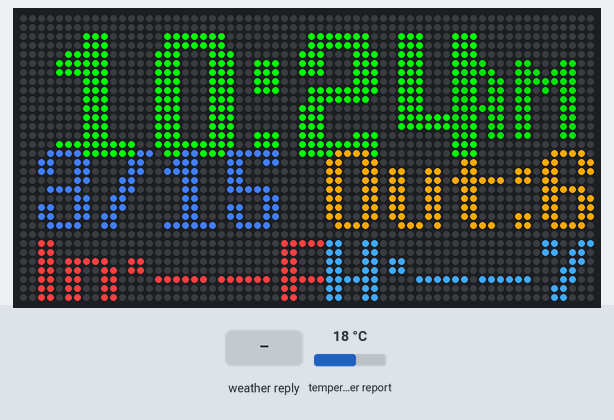
The program below on a simulated Adafruit Matrix Portal running CircuitPython. Shown: 64×32 RGB LED matrix. Inputs (shaded band) come from the test bench; at power-on: temperature in the web weather report 18 °C. WiFi joins after 1.5 s; the clock reads 2024-03-15 10:24:30 at power-on unless the program sets it; requests to the public web service named in the program get a made-up reply in its usual format after 0.4 s (London, UTC, broken clouds, 64 % humidity, 1013 hPa unless stated); values from a settings file that is not in the repository are placeholders; what the program prints to the serial console is not drawn.

Above: at 4.5 s.
4.6 s: the web weather report turns to Clear
At 7.3 s:
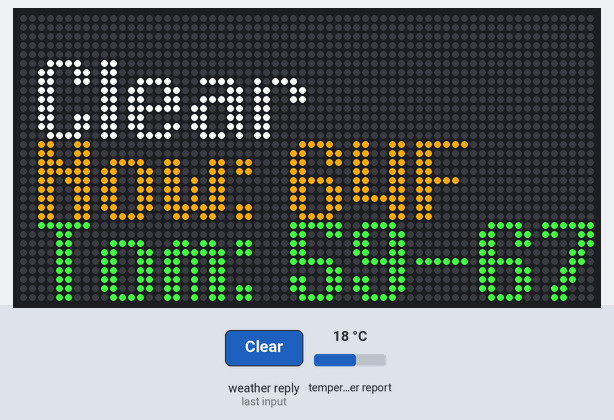
7.6 s: the web weather report turns to Rain
At 13.1 s:
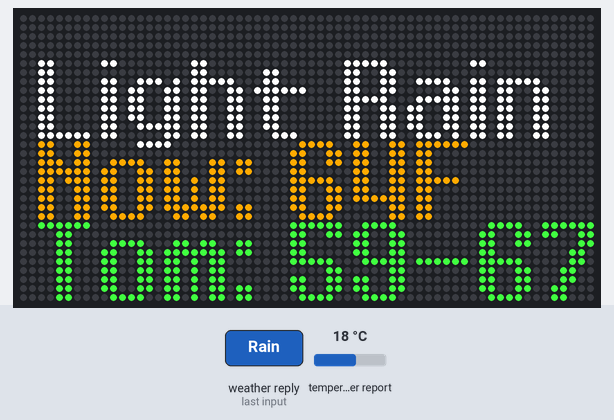
13.4 s: the web weather report turns to Snow
At 18.8 s:
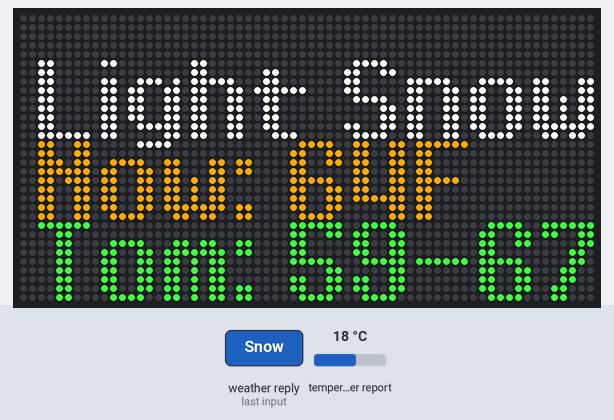
19.1 s: the web weather report turns to Thunderstorm
At 24.5 s:
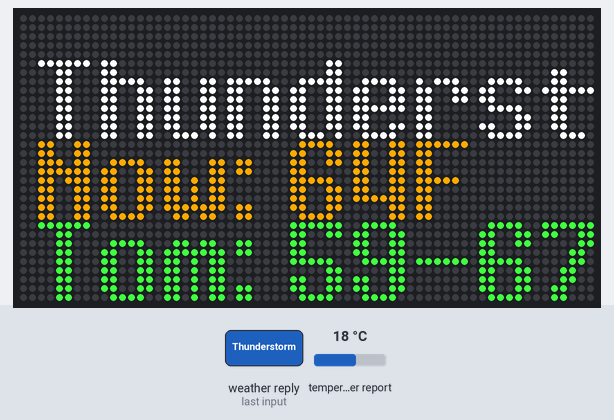
24.8 s: the web weather report turns to Mist
At 30.2 s:
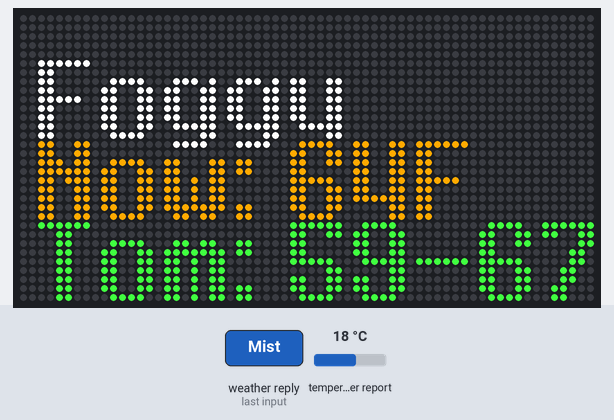
30.5 s: the web weather report turns to Clouds
At 36.4 s:
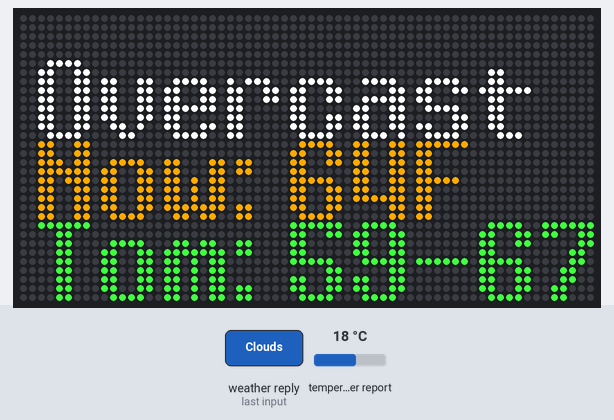

Measured:
- after the input at 4.6 s, the LEDs: first differ from a run without the input after 1.5 s (image 1 shows a later state)
- after the input at 7.6 s, the LEDs: first differ from a run without the input after 4.2 s (image 2 shows a later state)
- after the input at 13.4 s, the LEDs: first differ from a run without the input after 4.1 s (image 3 shows a later state)
- after the input at 19.1 s, the LEDs: first differ from a run without the input after 4.1 s (image 4 shows a later state)
- after the input at 24.8 s, the LEDs: first differ from a run without the input after 4.1 s (image 5 shows a later state)
- after the input at 30.5 s, the LEDs: first differ from a run without the input after 4.1 s (image 6 shows a later state)

The program:

code_copy_2.py
```python
# (licence header left out)
"""
Digital Clock with Weather Display
- Syncs time with WorldTimeAPI periodically
- Displays current weather from Open-Meteo
- Shows temperature and conditions
- Scrolling text for weather info
"""
from os import getenv
import time
import board
import busio
import displayio
import terminalio
from digitalio import DigitalInOut
import adafruit_connection_manager
import adafruit_requests
from adafruit_esp32spi import adafruit_esp32spi
from adafruit_matrixportal.matrix import Matrix
from adafruit_bitmap_font import bitmap_font
import adafruit_display_text.label
from rtc import RTC

# CONFIGURATION
WEATHER_UPDATE_INTERVAL = 5  # seconds (5 for testing, use 300+ for production)
TIME_SYNC_INTERVAL = 3600  # seconds (sync time every hour)
WEATHER_DISPLAY_DURATION = 3  # seconds to show detailed weather
FADE_STEPS = 10  # Number of steps in fade animation

# Get settings from settings.toml
ssid = getenv("CIRCUITPY_WIFI_SSID")
password = getenv("CIRCUITPY_WIFI_PASSWORD")
latitude = getenv("latitude", "42.9978")
longitude = getenv("longitude", "-77.5194")
timezone_name = getenv("timezone", "America/New_York")

print("Weather Clock Starting...")
print(f"Location: {latitude}, {longitude}")
print(f"Timezone: {timezone_name}")

# Initialize Matrix Display
MATRIX = Matrix(bit_depth=6)
DISPLAY = MATRIX.display

# Initialize ESP32 WiFi
esp32_cs = DigitalInOut(board.ESP_CS)
esp32_ready = DigitalInOut(board.ESP_BUSY)
esp32_reset = DigitalInOut(board.ESP_RESET)

spi = busio.SPI(board.SCK, board.MOSI, board.MISO)
esp = adafruit_esp32spi.ESP_SPIcontrol(spi, esp32_cs, esp32_ready, esp32_reset)

pool = adafruit_connection_manager.get_radio_socketpool(esp)
ssl_context = adafruit_connection_manager.get_radio_ssl_context(esp)
requests = adafruit_requests.Session(pool, ssl_context)

# Connect to WiFi
print("Connecting to WiFi...")
while not esp.is_connected:
    try:
        esp.connect_AP(ssid, password)
    except OSError as e:
        print(f"Could not connect to AP, retrying: {e}")
        time.sleep(1)
        continue

print(f"Connected to {esp.ap_info.ssid}")
print(f"IP address: {esp.ipv4_address}")

# Load fonts
try:
    LARGE_FONT = bitmap_font.load_font('/fonts/Eight-Bit-Dragon-11-15.bdf')
    SMALL_FONT = bitmap_font.load_font('/fonts/Eight-Bit-Dragon-9-10.bdf')
    print("Fonts loaded")
except Exception as e:
    print(f"Could not load custom fonts, using default: {e}")
    LARGE_FONT = terminalio.FONT
    SMALL_FONT = terminalio.FONT

# Create display groups
# Main display group for time/date/temp
main_group = displayio.Group()

# Weather overlay group (for fade effect)
weather_group = displayio.Group()

# === MAIN DISPLAY LAYOUT (64x32) ===
# Top: Large time (centered) - Line 1
time_label = adafruit_display_text.label.Label(
    LARGE_FONT,
    color=0x00FF00,  # Bright green
    text='--:--',
    x=4,
    y=10
)
main_group.append(time_label)

# Top right: AM/PM
ampm_label = adafruit_display_text.label.Label(
    SMALL_FONT,
    color=0x00AA00,  # Dim green
    text='--',
    x=48,
    y=10
)
main_group.append(ampm_label)

# Middle left: Date
date_label = adafruit_display_text.label.Label(
    SMALL_FONT,
    color=0x4080FF,  # Light blue
    text='--/--',
    x=2,
    y=20
)
main_group.append(date_label)

# Middle right: Outdoor temperature
outdoor_temp_label = adafruit_display_text.label.Label(
    SMALL_FONT,
    color=0xFFAA00,  # Orange
    text='Out:--F',
    x=34,
    y=20
)
main_group.append(outdoor_temp_label)

# Bottom left: Indoor temperature (placeholder)
indoor_temp_label = adafruit_display_text.label.Label(
    SMALL_FONT,
    color=0xFF4040,  # Coral red
    text='In:--F',
    x=2,
    y=30
)
main_group.append(indoor_temp_label)

# Bottom right: Indoor humidity (placeholder)
indoor_humid_label = adafruit_display_text.label.Label(
    SMALL_FONT,
    color=0x40AAFF,  # Sky blue
    text='H:--%%',
    x=34,
    y=30
)
main_group.append(indoor_humid_label)

# === WEATHER OVERLAY (appears during weather updates) ===
# Line 1: Current condition
weather_condition_label = adafruit_display_text.label.Label(
    SMALL_FONT,
    color=0xFFFFFF,  # White
    text='',
    x=2,
    y=10
)
weather_group.append(weather_condition_label)

# Line 2: Current temp detail
weather_current_label = adafruit_display_text.label.Label(
    SMALL_FONT,
    color=0xFFAA00,  # Orange
    text='',
    x=2,
    y=19
)
weather_group.append(weather_current_label)

# Line 3: Tomorrow forecast
weather_tomorrow_label = adafruit_display_text.label.Label(
    SMALL_FONT,
    color=0x40FF40,  # Light green
    text='',
    x=2,
    y=28
)
weather_group.append(weather_tomorrow_label)

# Start with main display
DISPLAY.root_group = main_group

# RTC for timekeeping
rtc = RTC()

# Timing variables
last_weather_update = 0
last_time_sync = 0
last_weather_display = 0
show_weather = False

# Indoor sensor placeholder values
indoor_temp = None  # Will be populated when sensor is connected
indoor_humidity = None  # Will be populated when sensor is connected

# Weather condition mapping
WEATHER_CODES = {
    0: "Clear",
    1: "Mostly Clear",
    2: "Partly Cloudy",
    3: "Overcast",
    45: "Foggy",
    48: "Foggy",
    51: "Light Drizzle",
    53: "Drizzle",
    55: "Heavy Drizzle",
    61: "Light Rain",
    63: "Rain",
    65: "Heavy Rain",
    71: "Light Snow",
    73: "Snow",
    75: "Heavy Snow",
    77: "Snow Grains",
    80: "Light Showers",
    81: "Showers",
    82: "Heavy Showers",
    85: "Light Snow",
    86: "Heavy Snow",
    95: "Thunderstorm",
    96: "Thunderstorm",
    99: "Thunderstorm"
}

def fade_brightness(group, start_brightness, end_brightness, steps=FADE_STEPS):
    """Fade display group brightness"""
    for i in range(steps + 1):
        brightness = start_brightness + (end_brightness - start_brightness) * i / steps
        DISPLAY.brightness = max(0.0, min(1.0, brightness))
        time.sleep(0.05)

def show_weather_overlay(weather_data):
    """Show detailed weather with fade animation"""
    if not weather_data:
        return

    # Update weather overlay text
    weather_condition_label.text = weather_data['condition']
    weather_current_label.text = f"Now: {weather_data['temp']:.0f}F"
    weather_tomorrow_label.text = f"Tom: {weather_data['tomorrow_min']:.0f}-{weather_data['tomorrow_max']:.0f}F"

    # Fade out main display
    fade_brightness(main_group, 1.0, 0.0)

    # Switch to weather overlay
    DISPLAY.root_group = weather_group

    # Fade in weather display
    fade_brightness(weather_group, 0.0, 1.0)

    # Hold weather display
    time.sleep(WEATHER_DISPLAY_DURATION)

    # Fade out weather display
    fade_brightness(weather_group, 1.0, 0.0)

    # Switch back to main display
    DISPLAY.root_group = main_group

    # Fade in main display
    fade_brightness(main_group, 0.0, 1.0)

def sync_time():
    """Sync time with WorldTimeAPI"""
    try:
        print("Syncing time...")
        url = f"http://worldtimeapi.org/api/timezone/{timezone_name}"
        response = requests.get(url)
        data = response.json()
        response.close()

        # Parse datetime string: 2026-01-18T15:30:45.123456-05:00
        datetime_str = data['datetime']
        date_part, time_part = datetime_str.split('T')
        year, month, day = date_part.split('-')
        time_only = time_part.split('.')[0]  # Remove microseconds
        time_only = time_only.split('-')[0].split('+')[0]  # Remove timezone
        hour, minute, second = time_only.split(':')

        # Get day of week (0=Monday, 6=Sunday in API)
        weekday = data['day_of_week']
        # Convert to struct_time format (0=Monday, 6=Sunday)

        current_time = time.struct_time((
            int(year), int(month), int(day),
            int(hour), int(minute), int(second),
            weekday, -1, -1
        ))

        rtc.datetime = current_time
        print(f"Time synced: {hour}:{minute}:{second}")
        return True
    except Exception as e:
        print(f"Error syncing time: {e}")
        return False

def get_weather():
    """Fetch weather from Open-Meteo API"""
    try:
        print("Fetching weather...")
        # Use HTTP instead of HTTPS to avoid SSL issues with ESP32
        url = (f"http://api.open-meteo.com/v1/forecast"
               f"?latitude={latitude}"
               f"&longitude={longitude}"
               f"&current=temperature_2m,weather_code"
               f"&daily=temperature_2m_max,temperature_2m_min,weather_code"
               f"&temperature_unit=fahrenheit"
               f"&timezone=auto"
               f"&forecast_days=2")

        print(f"URL: {url}")
        response = requests.get(url)
        data = response.json()
        response.close()

        # Current weather
        current = data['current']
        current_temp = current['temperature_2m']
        current_code = current['weather_code']
        current_condition = WEATHER_CODES.get(current_code, "Unknown")

        # Tomorrow's forecast
        daily = data['daily']
        tomorrow_max = daily['temperature_2m_max'][1]
        tomorrow_min = daily['temperature_2m_min'][1]

        print(f"Current: {current_temp}°F, {current_condition}")
        print(f"Tomorrow: {tomorrow_min}°F - {tomorrow_max}°F")

        return {
            'temp': current_temp,
            'condition': current_condition,
            'tomorrow_max': tomorrow_max,
            'tomorrow_min': tomorrow_min
        }
    except Exception as e:
        print(f"Error fetching weather: {e}")
        return None

# Initial sync
sync_time()
time.sleep(1)
weather_data = get_weather()

# Main loop
print("Starting main loop...")
while True:
    current_time = time.monotonic()

    # Sync time periodically
    if current_time - last_time_sync > TIME_SYNC_INTERVAL:
        sync_time()
        last_time_sync = current_time

    # Update weather periodically
    if current_time - last_weather_update > WEATHER_UPDATE_INTERVAL:
        new_weather = get_weather()
        if new_weather:
            weather_data = new_weather
            # Show weather overlay with fade animation
            show_weather_overlay(weather_data)
        last_weather_update = current_time

    # Update time display
    now = time.localtime()
    hour = now.tm_hour
    minute = now.tm_min

    # Convert to 12-hour format
    am_pm = "AM"
    if hour >= 12:
        am_pm = "PM"
        if hour > 12:
            hour -= 12
    if hour == 0:
        hour = 12

    # Format time with proper spacing for centering
    time_text = f"{hour}:{minute:02d}"
    time_label.text = time_text
    ampm_label.text = am_pm

    # Update date
    date_label.text = f"{now.tm_mon}/{now.tm_mday}"

    # Update outdoor temperature
    if weather_data:
        outdoor_temp_label.text = f"Out:{weather_data['temp']:.0f}F"

    # Update indoor sensors (placeholder - replace with actual sensor readings)
    if indoor_temp is not None:
        indoor_temp_label.text = f"In:{indoor_temp:.0f}F"
    else:
        indoor_temp_label.text = "In:--F"

    if indoor_humidity is not None:
        indoor_humid_label.text = f"H:{indoor_humidity:.0f}%"
    else:
        indoor_humid_label.text = "H:--%"

    time.sleep(0.1)
```
